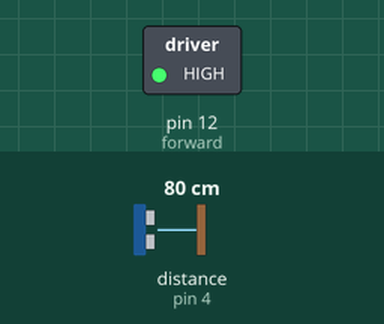
Bench run of a sketch on a simulated Arduino Uno, built with avr-gcc and run on an emulated ATmega328P. Parts: switched loads named in the sketch (green lamp = pin HIGH). Wiring (inferred from the names in the program): ultrasonic range finder: trigger pin 2; echo pin 4. The inputs (shaded band) are chosen by the test bench; at power-on: distance to the obstacle (sensor on pin 4) 80 cm. The echo pulse lasts 58.3 µs per cm; pins used as bus, display or sensor lines are not drawn; what the sketch prints to the serial monitor is not drawn. At 0.0 s the program stops and its outputs stay as they are.

Above: at 0.1 s.
Timing chart, 0 to 1.5 s (numbered marks = the images above):
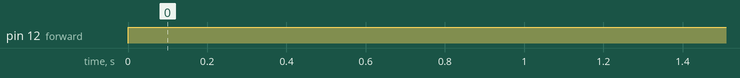

Measured:
- by itself, pin 12 (forward): LOW → HIGH at 0.00 s

The sketch:

car.ino
```cpp
//void setup() {
  // put your setup code here, to run once:
  //Serial.begin(9600);
  // pinMode(pinNo., INPUT/OUTPUT) takes a pin and
  // specifies it as input or output, respectively.
  //pinMode(13,OUTPUT);//RIGHT (WHITE)
  //pinMode(12,OUTPUT);//FORWARD
  //pinMode(11,OUTPUT);//REVERSE
  //pinMode(10,OUTPUT);//LEFT (YELLOW)

  //pinMode(2,OUTPUT);//output for sensor
  //pinMode(4,INPUT);//input for sensor

//}


// for the H-Bridge, OUT1 should connect to the blue wire of the
// front of the car, OUT2 should connect to the brown wire next to it.
// OUT3 will connect to the rear motor's blue wire, and the remaining
// OUT4 connects to the rear wire's brown wire.


//void loop() {
  // check for data from a HC-SR04
    // check if data meets certain parameters (less than x distance
    // away or something.
      // if so, set boolean for direction the HC-SR04 is facing to true

  //digitalWrite(10,LOW);
  //digitalWrite(13,HIGH); //RIGHT
  //digitalWrite(12,HIGH); //FORWARD
  //delay(5560);


  //digitalWrite(13,LOW);
  //digitalWrite(12,LOW);
  //digitalWrite(11,HIGH);//REVERSE
  //delay(966);

  //digitalWrite(11,LOW);
  //digitalWrite(10,HIGH); //LEFT
  //digitalWrite(12,HIGH); //FORWARD
  //delay(2966);

  //digitalWrite(12,LOW);
  //delay(5000);

  //digitalWrite(2,HIGH)
  //Serial.print(digitalRead(4));
  // digitalWrite(pin,HIGH/LOW) is command to send stuff
  //Serial.println("");
  //delay(966);
//}


// stuff I stole


int trigPin = 2;    //Trig - green Jumper
int echoPin = 4;    //Echo - yellow Jumper
long duration, cm, inches;
int left = 10;
int reverse = 11;
int forward = 12;
int right = 13;
boolean wall = false;


void setup() {
  //Serial Port begin
  Serial.begin (9600);
  //Define inputs and outputs
  pinMode(trigPin, OUTPUT);
  pinMode(echoPin, INPUT);
  pinMode(forward,OUTPUT);
}

void loop()
{
  digitalWrite(forward,HIGH);


  // The sensor is triggered by a HIGH pulse of 10 or more microseconds.
  // Give a short LOW pulse beforehand to ensure a clean HIGH pulse:
  digitalWrite(trigPin, LOW);
  delayMicroseconds(5);
  digitalWrite(trigPin, HIGH);
  delayMicroseconds(10);
  digitalWrite(trigPin, LOW);

  // Read the signal from the sensor: a HIGH pulse whose
  // duration is the time (in microseconds) from the sending
  // of the ping to the reception of its echo off of an object.
  pinMode(echoPin, INPUT);
  duration = pulseIn(echoPin, HIGH);

  // convert the time into a distance
  //cm = (duration/2) / 29.1;
  inches = (duration/2) / 74;

  Serial.print(inches);
  Serial.println();
  //Serial.print("in, ");
  //Serial.print(cm);
  //Serial.print("cm");
  //Serial.println();

  if (inches < 24) {
    wall = true;
  }
  do{
    digitalWrite(12,HIGH);//just testing that the forward variable
                          // isn't the problem
    if(inches < 24 ) {
      wall = true;
    }
  }while(wall == false);


  //while (wall == false){
    //digitalWrite(forward, HIGH);
    //delay(10);
    //if (inches < 24) {
      //break;
    //}
  //}

  if (wall) {
    digitalWrite(forward, LOW);
    digitalWrite(reverse, HIGH);
    digitalWrite(left, HIGH);
    delay(1000);
    digitalWrite(reverse,LOW);
    digitalWrite(left, LOW);
    digitalWrite(right,HIGH);
    digitalWrite(forward,HIGH);
    delay(500);
    digitalWrite(right,LOW);
    digitalWrite(forward,HIGH);
    delay(10);

  }


  //if (inches > 12 || wall == false) {
    //digitalWrite(right,LOW);
    //digitalWrite(left, LOW);
    //digitalWrite(reverse,LOW);
    //digitalWrite(forward,HIGH);
  //}

}
```
